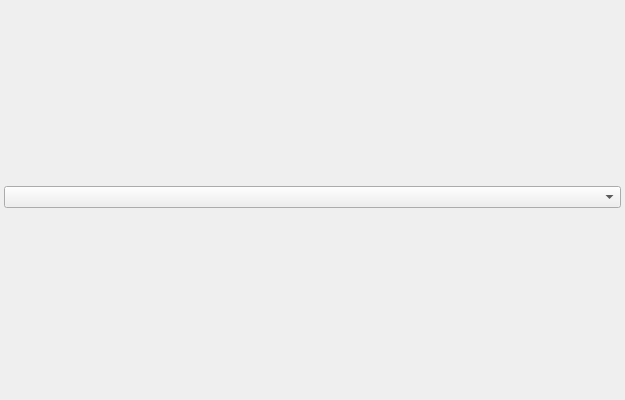
<?xml version="1.0" encoding="UTF-8"?>
<ui version="4.0">
 <class>CppView</class>
 <widget class="QWidget">
  <property name="geometry">
   <rect>
    <x>0</x>
    <y>0</y>
    <width>625</width>
    <height>400</height>
   </rect>
  </property>
  <property name="sizePolicy">
   <sizepolicy hsizetype="Expanding" vsizetype="Expanding">
    <horstretch>0</horstretch>
    <verstretch>0</verstretch>
   </sizepolicy>
  </property>
  <layout class="QVBoxLayout">
   <item>
    <widget class="QLabel" name="cppLabel"/>
   </item>
   <item>
    <widget class="QComboBox" name="tablesComboBox"/>
   </item>
   <item>
    <widget class="QWidget" name="tablePanel">
     <layout class="QGridLayout"/>
    </widget>
   </item>
   <item>
    <spacer>
     <property name="orientation">
      <enum>Qt::Vertical</enum>
     </property>
    </spacer>
   </item>
  </layout>
 </widget>
 <layoutdefault spacing="4" margin="4"/>
 <resources/>
 <connections/>
 <buttongroups/>
</ui>
